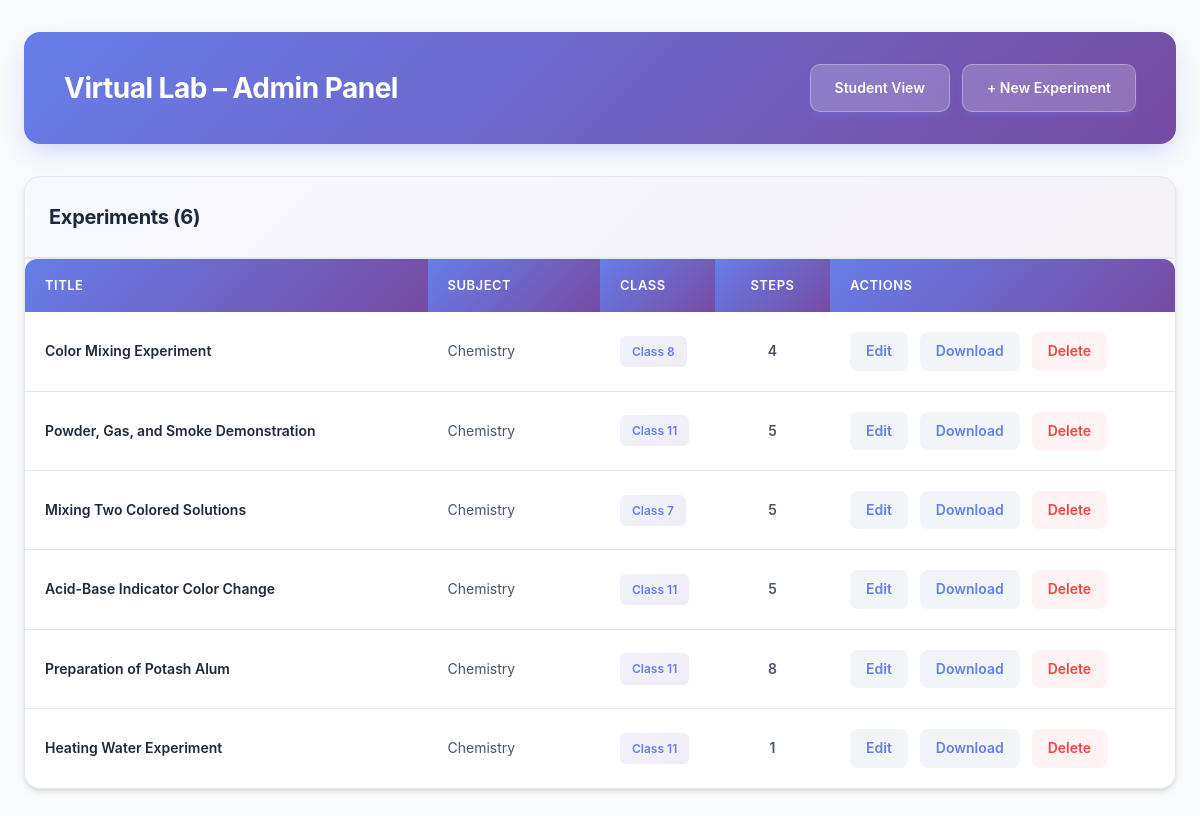
The app's page /admin/index.php with its own data.
### tables this page shows
CREATE TABLE experiments (
    id VARCHAR(50) PRIMARY KEY,
    title VARCHAR(255) NOT NULL,
    subject VARCHAR(50) NOT NULL,
    class VARCHAR(10) NOT NULL,
    config_json TEXT NOT NULL,
    created_at DATETIME DEFAULT CURRENT_TIMESTAMP,
    updated_at DATETIME DEFAULT CURRENT_TIMESTAMP
);

### admin/config/database.php (called while the page is built, shortened)
<?php
function getDBConnection() {
    try {
        if (DB_TYPE === 'sqlite') {
            $dbPath = DB_SQLITE_PATH;
            try {
                $db = new PDO('sqlite:' . $dbPath);
                $db->setAttribute(PDO::ATTR_ERRMODE, PDO::ERRMODE_EXCEPTION);
                return $db;
            } catch (PDOException $e) {
                throw new Exception("Failed to create SQLite database: " . $e->getMessage() . " (Path: " . $dbPath . ")");
            }
        }
    } catch (PDOException $e) {
        throw new Exception("Database connection failed: " . $e->getMessage());
    } catch (Exception $e) {
        throw $e;
    }
}

### admin/classes/Database.php (called while the page is built, shortened)
<?php
require_once __DIR__ . '/../config/database.php';
class Database {
    private $db;
    public function __construct() {
        $this->db = getDBConnection();
    }
    private function initTables() {
        try {
            $schemaFile = __DIR__ . '/../config/schema.sql';
            $sql = file_get_contents($schemaFile);
            if (DB_TYPE === 'sqlite') {
                $statements = explode(';', $sql);
                foreach ($statements as $statement) {
                    $statement = trim($statement);
                    if (!empty($statement) && !preg_match('/^\s*--/', $statement)) {
                        try {
                            $this->db->exec($statement);
                        } catch (PDOException $e) {
                            if (strpos($e->getMessage(), 'already exists') === false) {
                                error_log('Schema execution error: ' . $e->getMessage());
                            }
                        }
                    }
                }
            } else {
                try {
                    $this->db->exec($sql);
                } catch (PDOException $e) {
                    error_log('Schema execution error: ' . $e->getMessage());
                }
            }
        } catch (Exception $e) {
            error_log('initTables error: ' . $e->getMessage());
        }
    }
    public function getAllExperiments() {
        try {
            if (DB_TYPE === 'sqlite') {
                $checkStmt = $this->db->query("SELECT name FROM sqlite_master WHERE type='table' AND name='experiments'");
                $tableExists = $checkStmt->fetch() !== false;
            } else {
                $checkStmt = $this->db->query("SHOW TABLES LIKE 'experiments'");
                $tableExists = $checkStmt->rowCount() > 0;
            }
            $stmt = $this->db->query("SELECT * FROM experiments ORDER BY created_at DESC");
            $experiments = $stmt->fetchAll(PDO::FETCH_ASSOC);
            foreach ($experiments as &$exp) {
                try {
                    $stepStmt = $this->db->prepare("
                        SELECT COUNT(*) as count FROM experiment_steps WHERE experiment_id = ?
                    ");
                    $stepStmt->execute([$exp['id']]);
                    $stepCount = $stepStmt->fetch(PDO::FETCH_ASSOC);
                    $exp['step_count'] = $stepCount['count'] ?? 0;
                } catch (PDOException $e) {
                    $exp['step_count'] = 0;
                }
            }
            return $experiments;
        } catch (PDOException $e) {
            error_log('getAllExperiments error: ' . $e->getMessage());
            return [];
        } catch (Exception $e) {
            error_log('getAllExperiments error: ' . $e->getMessage());
            return [];
        }
    }
}

### admin/index.php (the view, shortened to what this page needs)
<?php
require_once __DIR__ . '/classes/Database.php';
$db = new Database();
$experiments = $db->getAllExperiments();
?>
<!DOCTYPE html>
<html lang="en">
<head>
    <link rel="stylesheet" href="css/admin.css?v=<?= time() ?>">
</head>
<body>
    <div class="container">
        <div class="header">
            <h1>Virtual Lab – Admin Panel</h1>
            <div style="display: flex; gap: 12px; align-items: center;">
                <a class="btn" href="../" style="text-decoration: none;">Student View</a>
                <a class="btn" href="create.php" style="text-decoration: none;">+ New Experiment</a>
            </div>
        </div>
        <?php if (empty($experiments)): ?>
        <div class="card" style="text-align: center; padding: 80px 40px;">
            <div style="margin-bottom: 24px; opacity: 0.5;">
                <svg width="80" height="80" viewBox="0 0 24 24" fill="none" stroke="currentColor" stroke-width="2" style="color: #64748b; margin: 0 auto;">
                    <path d="M14 2H6a2 2 0 0 0-2 2v16a2 2 0 0 0 2 2h12a2 2 0 0 0 2-2V8z"></path>
                    <polyline points="14 2 14 8 20 8"></polyline>
                    <line x1="12" y1="18" x2="12" y2="12"></line>
                    <line x1="9" y1="15" x2="15" y2="15"></line>
                </svg>
            </div>
            <p style="color: #64748b; font-size: 16px; margin-bottom: 24px; line-height: 1.6;">No experiments yet. Create your first experiment to get started.</p>
            <a class="btn" href="create.php" style="text-decoration: none;">Create First Experiment</a>
        </div>
        <?php else: ?>
        <div class="card" style="padding: 0; overflow: hidden;">
            <div style="padding: 24px; border-bottom: 2px solid #e2e8f0; background: linear-gradient(135deg, rgba(102, 126, 234, 0.05) 0%, rgba(118, 75, 162, 0.08) 100%);">
                <h2 style="margin: 0; font-size: 20px; color: #1e293b; font-weight: 700;">Experiments (<?= count($experiments) ?>)</h2>
            </div>
            <div style="overflow-x: auto;">
                <table>
                    <thead>
                        <tr>
                            <th style="width: 35%;">Title</th>
                            <th style="width: 15%;">Subject</th>
                            <th style="width: 10%;">Class</th>
                            <th style="width: 10%; text-align: center;">Steps</th>
                            <th style="width: 30%;">Actions</th>
                        </tr>
                    </thead>
                    <tbody>
                        <?php foreach ($experiments as $exp): ?>
                        <tr>
                            <td style="font-weight: 600; color: #1e293b;"><?= htmlspecialchars($exp['title']) ?></td>
                            <td style="color: #475569;"><?= htmlspecialchars($exp['subject']) ?></td>
                            <td style="color: #64748b;">
                                <?php if (!empty($exp['class'])): ?>
                                    <span style="display: inline-block; padding: 6px 12px; background: linear-gradient(135deg, rgba(102, 126, 234, 0.1) 0%, rgba(118, 75, 162, 0.1) 100%); border-radius: 6px; font-size: 12px; font-weight: 600; color: #667eea;">Class <?= htmlspecialchars($exp['class']) ?></span>
                                <?php else: ?>
                                    <span style="color: #94a3b8;">—</span>
                                <?php endif; ?>
                            </td>
                            <td style="text-align: center; color: #475569; font-weight: 600;"><?= $exp['step_count'] ?? 0 ?></td>
                            <td>
                                <div class="actions">
                                    <a href="edit.php?id=<?= $exp['id'] ?>" style="text-decoration: none;">Edit</a>
                                    <a href="download.php?id=<?= $exp['id'] ?>" style="text-decoration: none;">Download</a>
                                    <a class="danger" href="delete.php?id=<?= $exp['id'] ?>" onclick="return confirm('Are you sure you want to delete this experiment?')" style="text-decoration: none;">Delete</a>
                                </div>
                            </td>
                        </tr>
                        <?php endforeach; ?>
                    </tbody>
                </table>
            </div>
        </div>
        <?php endif; ?>
    </div>
</body>
</html>

### admin/css/admin.css (style rules this page uses)
* { margin: 0; padding: 0; box-sizing: border-box; }
body { font-family: 'Inter', -apple-system, BlinkMacSystemFont, 'Segoe UI', Roboto, 'Helvetica Neue', Arial, sans-serif; background: #f8fafc; min-height: 100vh; padding: 0; color: #1e293b; line-height: 1.6; -webkit-font-smoothing: antialiased; -moz-osx-font-smoothing: grayscale; }
.container { max-width: 1400px; margin: 0 auto; padding: 32px 24px; }
.header { background: linear-gradient(135deg, #667eea 0%, #764ba2 100%); padding: 32px 40px; border-radius: 16px; margin-bottom: 32px; box-shadow: 0 10px 25px -5px rgba(102, 126, 234, 0.3); display: flex; justify-content: space-between; align-items: center; color: white; }
.header h1 { color: white; font-size: 28px; font-weight: 700; margin: 0; letter-spacing: -0.5px; }
.header .btn { background: rgba(255, 255, 255, 0.2); backdrop-filter: blur(10px); border: 1px solid rgba(255, 255, 255, 0.3); }
h2 { color: #0f172a; font-size: 24px; font-weight: 700; margin-bottom: 24px; letter-spacing: -0.3px; }
.card { background: white; border-radius: 16px; padding: 40px; box-shadow: 0 4px 6px -1px rgba(0, 0, 0, 0.1), 0 2px 4px -1px rgba(0, 0, 0, 0.06); margin-bottom: 24px; width: 100%; box-sizing: border-box; border: 1px solid #e2e8f0; }
.btn { display: inline-flex; align-items: center; gap: 8px; background: linear-gradient(135deg, #667eea 0%, #764ba2 100%); color: white; padding: 12px 24px; text-decoration: none; border-radius: 10px; font-size: 14px; font-weight: 600; border: none; cursor: pointer; transition: all 0.3s cubic-bezier(0.4, 0, 0.2, 1); box-shadow: 0 4px 6px -1px rgba(102, 126, 234, 0.3); }
.danger { color: #ef4444; text-decoration: none; font-size: 14px; font-weight: 500; }
table { width: 100%; background: white; border-collapse: collapse; border-radius: 12px; overflow: hidden; box-shadow: 0 4px 6px -1px rgba(0, 0, 0, 0.1); }
th { background: linear-gradient(135deg, #667eea 0%, #764ba2 100%); padding: 16px 20px; text-align: left; font-weight: 600; color: white; font-size: 13px; text-transform: uppercase; letter-spacing: 0.5px; }
td { padding: 20px; border-bottom: 1px solid #e2e8f0; font-size: 14px; vertical-align: middle; }
tr:last-child td { border-bottom: none; }
.actions { display: flex; gap: 12px; align-items: center; justify-content: flex-start; flex-wrap: wrap; }
.actions a { color: #667eea; text-decoration: none; font-size: 14px; font-weight: 600; padding: 8px 16px; border-radius: 8px; transition: all 0.2s; display: inline-block; background: #f1f5f9; }
.actions .danger { color: #ef4444; background: #fef2f2; }

### records on screen
experiments: title "Color Mixing Experiment", subject "Chemistry", class "8", step_count "4"
experiments: title "Powder, Gas, and Smoke Demonstration", subject "Chemistry", class "11", step_count "5"
experiments: title "Mixing Two Colored Solutions", subject "Chemistry", class "7", step_count "5"
experiments: title "Acid-Base Indicator Color Change", subject "Chemistry", class "11", step_count "5"
experiments: title "Preparation of Potash Alum", subject "Chemistry", class "11", step_count "8"
experiments: title "Heating Water Experiment", subject "Chemistry", class "11", step_count "1"

### other values on screen
count($experiments) "6"
